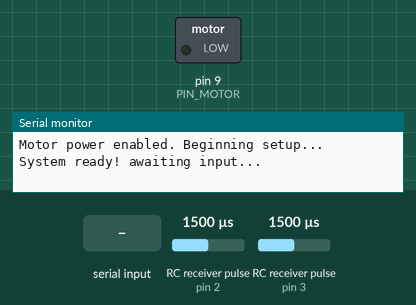
A sketch run on a simulated Arduino Uno, built with avr-gcc and run on an emulated ATmega328P. On the bench: switched loads named in the sketch (green lamp = pin HIGH), the last lines printed to the serial monitor. Wiring (inferred from the names in the program): 2 × RC receiver channel: data pin 2 / data pin 3. The test bench sets the inputs (shaded band); at power-on: RC receiver pulse (sensors on pin 2, pin 3) 1500 µs.

Above: at 1.2 s.
1.3 s: "90,45\n" received over Serial
At 1.7 s:
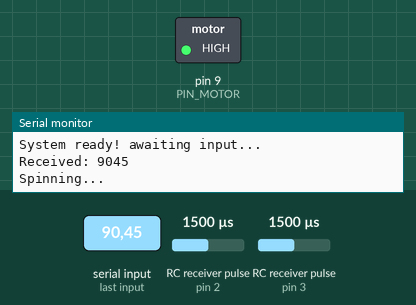
Timing chart, 0 to 4.3 s (numbered marks = the images above; inputs shaded):
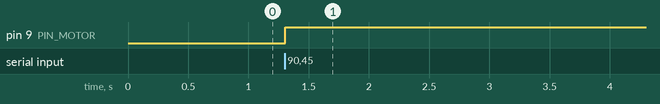

The sketch:

haunted-motor.ino
```cpp
const byte PIN_MOTOR = 9;
const byte PIN_CH_A = 2;
const byte PIN_CH_B = 3;
const unsigned int ONE_REV = 2688;   // One revolution of the big wheel
const unsigned int ONE_TOOTH = 224;  // 32 stripes (64 on/off times) = one tooth of big wheel, 3.5 teeth of big wheel = 1 tooth of small wheel. 3.5 * 64 = 224
const unsigned long DIST = ONE_TOOTH;
const unsigned long SLOWDOWN = ONE_TOOTH * 2; // slow down when within 4 teeth of arrival

const byte MOTOR_SPEED = 255;
const byte MOTOR_SLOW = 120;

volatile byte stateA = LOW;
volatile byte stateB = LOW;
volatile byte lastA = LOW;
volatile byte lastB = LOW;

volatile long counter = 0;
long counter_copy = 0;
long countTotal = 0;
long offset = 0;

byte motorSpeed = 0;
bool isMotorRunning = false;

String serialInput = "";

void setup() {
  Serial.begin(9600);
  Serial.print("Motor power enabled. Beginning setup...\n");

  pinMode(PIN_MOTOR, OUTPUT);

  pinMode(PIN_CH_A, INPUT);
  pinMode(PIN_CH_B, INPUT);
  attachInterrupt(digitalPinToInterrupt(PIN_CH_A), interruptA, CHANGE);
  attachInterrupt(digitalPinToInterrupt(PIN_CH_B), interruptB, CHANGE);

  motorSpeed = 0;
  Serial.print("System ready! awaiting input...\n");
  analogWrite(PIN_MOTOR, motorSpeed);
  isMotorRunning=false;
}

void interruptA(){
  lastA = stateA;
  stateA = !stateA;
  getRotation();
}

void interruptB(){
  lastB = stateB;
  stateB = !stateB;
  getRotation();
}

void getRotation(){
  if( (stateA==HIGH) && (stateB==HIGH) ){
    if( lastA==LOW ){
      counter++;
    } else {
      counter--;
    }
  } else
  if( (stateA==LOW) && (stateB==LOW) ){
    if( lastA==HIGH ){
      counter++;
    } else {
      counter--;
    }
  }
}

void loop() {
    // if a variable is larger than a byte (long in this case) the data can become
    // corrupt if an interrupt happens to fire during a read/write. So, temporarily
    // disable them to get the value.
    noInterrupts();
    if( counter_copy < 0 ) counter = 0; // negative values indicate a reset is necessary
    counter_copy = counter;
    interrupts();

  // If motor is off, get Serial input
  if( !isMotorRunning ){
    if( Serial.available() > 0 ){
      int inChar = Serial.read();
      if( isDigit(inChar) ) serialInput += (char)inChar;

      // Once a 'newline' character is received:
      if( inChar == '\n' ){
        countTotal = serialInput.toInt();
        serialInput = "";
        Serial.print("Received: ");
        Serial.print(countTotal);
        Serial.print("\nSpinning...\n");

        countTotal *= ONE_TOOTH; // Multiply to get number of teeth needed from the big wheel to advance the little wheel by one tooth
        motorSpeed = MOTOR_SPEED; // full speed ahead!
        isMotorRunning = true;
      }
    }
  }

  // Motor runs as long as the counter is less than the designated value
  if( isMotorRunning ){

    // Set a slow-down if we're getting close to destination
    if( (counter_copy + SLOWDOWN) > countTotal ) // within slow-down range, apply slower motor speed for accuracy/reduced inertia
      motorSpeed = MOTOR_SLOW;

    // set motor PWM
    analogWrite(PIN_MOTOR, motorSpeed);

    // if we reach our desired rev count
    if( counter_copy >= (countTotal - offset )){

      // Stop the motor, delay to let all moving components settle to a complete stop
      digitalWrite(PIN_MOTOR, LOW);
      delay(800);

      // Get rotor overspin - this offset will be subtracted from the next motor operation
      noInterrupts();
      offset = counter - counter_copy;
      interrupts();

      Serial.print("Spinning complete!\n\nAwaiting input...\n");

      // Rotor has stopped, reset counter
      counter_copy = -1;

      // stop motor, wait for next Serial input
      motorSpeed = 0;
      analogWrite(PIN_MOTOR, motorSpeed);
      isMotorRunning = false;
    }
  }
}
```

Measured:
- after the input at 1.3 s, pin 9 (PIN_MOTOR): LOW → HIGH at once
